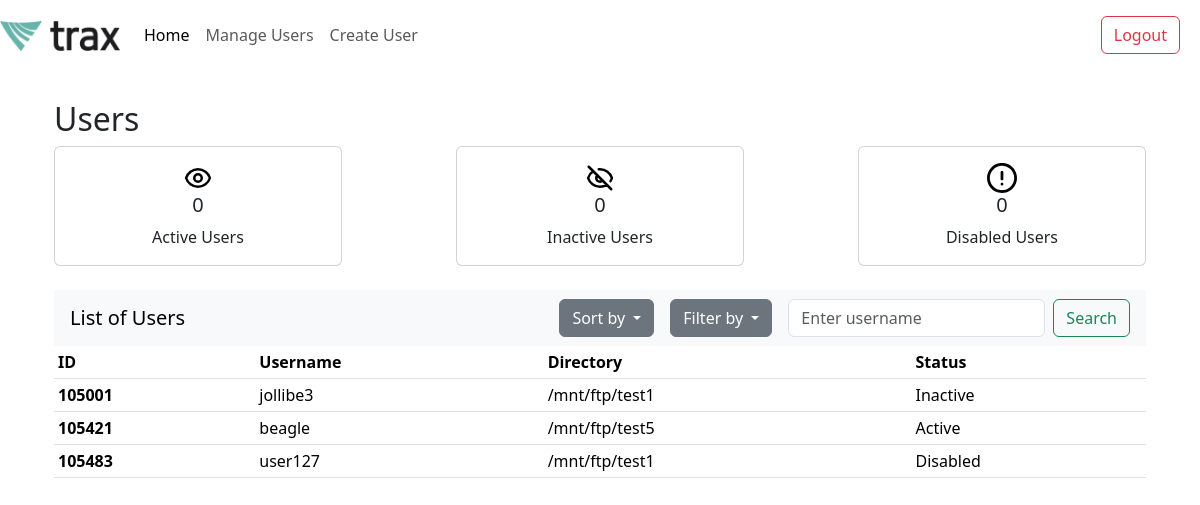
/home (signed in), run on an earlier commit of the app's database.
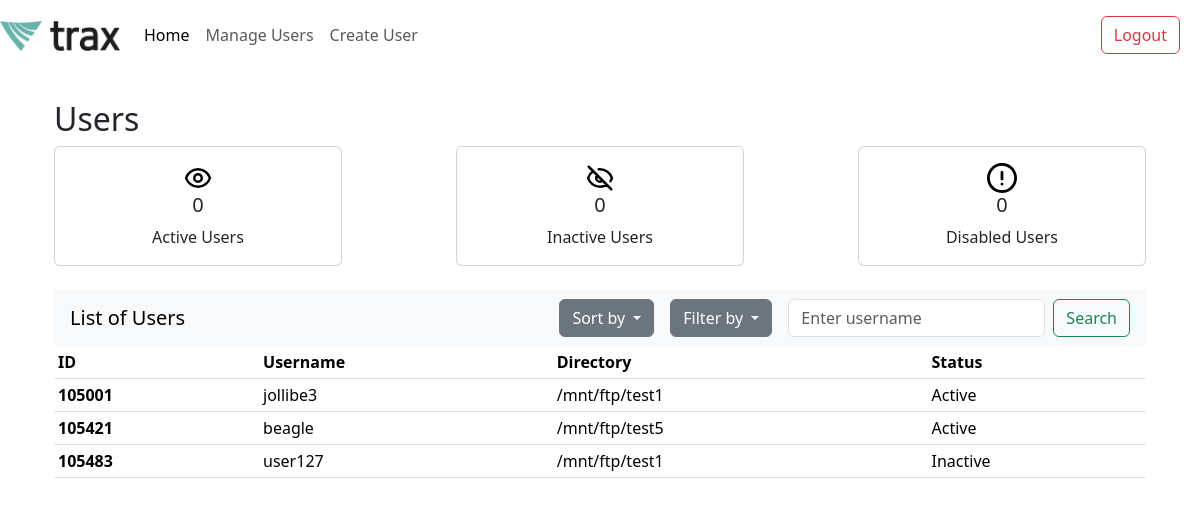
And on a later commit of the database.
### app.py (models this page shows, shortened)
class User(db.Model):
    id = db.Column(db.Integer, primary_key=True)
    username = db.Column(db.String(80), nullable=False, unique=True)
    password = db.Column(db.String(120), nullable=False)
    directory = db.Column(db.String(120), nullable=False)
    status = db.Column(db.String(10), nullable=False)

### app.py (the view)
@app.route('/home', methods=['GET'])
def home():
    if not session.get("username"):
        return redirect("/login")
    sort_by = request.args.get('sort_by', 'id')
    filter_status = request.args.get('filter_by', 'all')
    search_query = request.args.get('search', '')
    users = get_filtered_sorted_users(sort_by, filter_status, search_query)
    return render_template('home.html', users=users)

### app.py (called while the page is built)
def get_filtered_sorted_users(sort_by='id', filter_status='all', search_query=''):
    query = User.query
    if filter_status == 'active':
        query = query.filter_by(status='Active')
    elif filter_status == 'inactive':
        query = query.filter(User.status.in_(['Inactive', 'Disabled']))
    elif filter_status == 'all':
        query = query.filter(User.status.in_(['Active', 'Inactive', 'Disabled']))
    if sort_by == 'username':
        query = query.order_by(User.username)
    elif sort_by == 'id':
        query = query.order_by(User.id)
    elif sort_by == 'directory':
        query = query.order_by(User.directory)
    if search_query:
        query = query.filter(User.username.like(f'%{search_query}%'))  # case insensitive search
    return query.all()

### templates/home.html (shortened to what this page needs)
<!DOCTYPE html>
<html lang="en">
<head>
    <link rel="stylesheet" href="static/home.css">
    <link href="https://cdn.jsdelivr.net/npm/bootstrap@5.3.3/dist/css/bootstrap.min.css" rel="stylesheet">
</head>
<body>
    {% extends "index.html" %}
    {% block content %}
    <div class="container">
        <h2>Users</h2>
        {% include 'card_component.html' %}
        <div class="table-responsive">
            {% include 'user_table.html' %}
        </div>
    </div>
    {% endblock %}

### templates/index.html (shortened to what this page needs)
<!DOCTYPE html>
<html lang="en">
<head>
    <link rel="stylesheet" href="static/home.css">
    <link href="https://cdn.jsdelivr.net/npm/bootstrap@5.3.3/dist/css/bootstrap.min.css" rel="stylesheet">
</head>
<body>
    <nav class="navbar navbar-expand-lg navbar-light" style="background-color: white;" aria-label="Main navigation">
      <a href="{{ url_for('home') }}" class="navbar-brand">
        <img src="{{ url_for('static', filename='img/trax logo.jpg') }}" width="120" height="30" alt="Trax Tech Logo">
      </a>
      <div id="navbarNavAltMarkup" class="collapse navbar-collapse">
        <div class="navbar-nav">
            <a href="{{ url_for('home') }}" class="nav-item nav-link {% if request.endpoint == 'home' %}active{% endif %}">Home</a>
            <a href="#" class="nav-item nav-link">Manage Users</a>
            <a href="#" class="nav-item nav-link">Create User</a>
        </div>
      </div>
      <nav class="navbar navbar-light" style="background-color: white;" aria-label="Secondary navigation">
        <form class="form-inline">
          <button class="btn btn-outline-danger" type="button" style="margin-right: 20px" onclick="logout()">Logout</button>
        </form>
      </nav>
    </nav>
    <section id="content" class="section content-section">
      <div class="container">
        {% block content %}{% endblock %}
      </div>
    </section>
</body>
</html>

### templates/card_component.html (shortened to what this page needs)
<!DOCTYPE html>
<html lang="en">
<head>
    <link href="https://cdn.jsdelivr.net/npm/bootstrap@5.3.3/dist/css/bootstrap.min.css" rel="stylesheet">
</head>
<body>
    <div class="card-container d-flex justify-content-between">
        <div class="card text-center" style="width: 18rem;">
            <div class="card-body">
                <img src="static/img/eye-svgrepo-com.svg" alt="Active Card Icon" style="width: 30px; height: 30px;">
                <h5 id="active-users" class="card-title">0</h5>
                <p class="card-text">Active Users</p>
            </div>
        </div>
        <div class="card text-center" style="width: 18rem;">
            <div class="card-body">
                <img src="static/img/eye-slash-svgrepo-com.svg" alt="Inactive Card Icon" style="width: 30px; height: 30px;">
                <h5 id="inactive-users" class="card-title">0</h5>
                <p class="card-text">Inactive Users</p>
            </div>
        </div>
        <div class="card text-center" style="width: 18rem;">
            <div class="card-body">
                <img src="static/img/error-16-svgrepo-com.svg" alt="Disabled Card Icon" style="width: 30px; height: 30px;">
                <h5 id="disabled-users" class="card-title">0</h5>
                <p class="card-text">Disabled Users</p>
            </div>
        </div>
    </div>
</body>
</html>

### templates/user_table.html (shortened to what this page needs)
<!DOCTYPE html>
<html lang="en">
<head>
    <link href="https://cdn.jsdelivr.net/npm/bootstrap@5.3.3/dist/css/bootstrap.min.css" rel="stylesheet">
</head>
<body>
    <nav class="navbar navbar-light bg-light justify-content-between mt-4">
        <a class="navbar-brand ms-3">List of Users</a>
        <form class="form-inline d-flex align-items-center">
            <div class="dropdown me-3">
                <button class="btn btn-secondary dropdown-toggle" data-bs-toggle="dropdown" type="button" id="sortDropdown" aria-expanded="false">
                    Sort by
                </button>
            </div>
            <div class="dropdown me-3">
                <button class="btn btn-secondary dropdown-toggle" data-bs-toggle="dropdown" type="button" id="filterDropdown" aria-expanded="false">
                    Filter by
                </button>
            </div>
            <input class="form-control mr-sm-5" type="search" placeholder="Enter username" aria-label="Search" name="search" value="{{ request.args.get('search', '') }}"">
            <button class="btn btn-outline-success ms-2 me-3 my-2 my-sm-0" type="submit">Search</button>
        </form>
    </nav>
    <table class="table table-hover table-sm">
        <thead>
          <tr>
            <th scope="col">ID</th>
            <th scope="col">Username</th>
            <th scope="col">Directory</th>
            <th scope="col">Status</th>
          </tr>
        </thead>
        <tbody>
            {% if users %}
                {% for user in users %}
                <tr class="user-row" data-user-id="{{ user.id }}">
                    <th scope="row">{{ user.id }}</th>
                    <td>{{ user.username }}</td>
                    <td>{{ user.directory }}</td>
                    <td>{{ user.status }}</td>
                </tr>
                {% endfor %}
            {% else %}
                <tr>
                    <td colspan="4" class="text-center">No users found</td>
                </tr>
            {% endif %}
        </tbody>
    </table>
</body>
</html>

### static/home.css (style rules this page uses)
.content-section { margin: 30px; }

What changed in the data, as far as the page shows it:
changed User "jollibe3": status "Inactive" → "Active"
changed User "user127": status "Disabled" → "Inactive"
